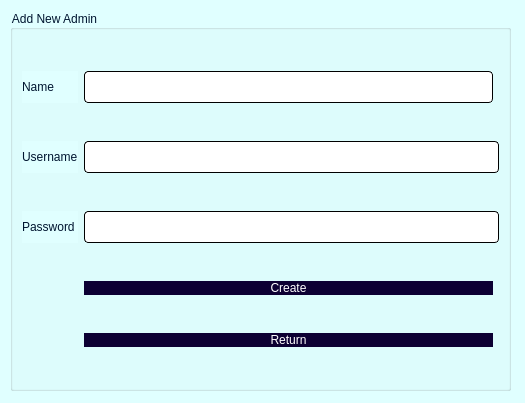
<?xml version="1.0" encoding="UTF-8"?>
<ui version="4.0">
 <class>signUp</class>
 <widget class="QDialog" name="signUp">
  <property name="geometry">
   <rect>
    <x>0</x>
    <y>0</y>
    <width>525</width>
    <height>403</height>
   </rect>
  </property>
  <property name="windowTitle">
   <string>Dialog</string>
  </property>
  <property name="styleSheet">
   <string notr="true">background-color: rgb(224, 255, 255);</string>
  </property>
  <widget class="QGroupBox" name="groupBox">
   <property name="geometry">
    <rect>
     <x>10</x>
     <y>10</y>
     <width>501</width>
     <height>381</height>
    </rect>
   </property>
   <property name="styleSheet">
    <string notr="true">font: 700 20pt &quot;Yu Gothic&quot;;
border-color: rgb(196, 178, 255);
border-color: rgb(170, 0, 255);
color: rgb(0, 21, 48);</string>
   </property>
   <property name="title">
    <string>Add New Admin</string>
   </property>
   <layout class="QGridLayout" name="gridLayout">
    <item row="0" column="1">
     <widget class="QLineEdit" name="name">
      <property name="styleSheet">
       <string notr="true">QLineEdit{
	background-color: rgb(255, 255, 255);
	 border: 1px  solid;
     border-radius: 4px;
	font: 24px
}</string>
      </property>
     </widget>
    </item>
    <item row="1" column="0">
     <widget class="QLabel" name="label">
      <property name="styleSheet">
       <string notr="true">font: 700 20pt &quot;Lato&quot;;</string>
      </property>
      <property name="text">
       <string>Username</string>
      </property>
     </widget>
    </item>
    <item row="3" column="1" colspan="2">
     <widget class="QLineEdit" name="password">
      <property name="styleSheet">
       <string notr="true">QLineEdit{
	background-color: rgb(255, 255, 255);
	 border: 1px  solid;
     border-radius: 4px;
	font: 24px
}</string>
      </property>
      <property name="inputMethodHints">
       <set>Qt::ImhHiddenText|Qt::ImhNoAutoUppercase|Qt::ImhNoPredictiveText|Qt::ImhSensitiveData</set>
      </property>
      <property name="text">
       <string/>
      </property>
      <property name="echoMode">
       <enum>QLineEdit::Password</enum>
      </property>
     </widget>
    </item>
    <item row="4" column="1">
     <widget class="QPushButton" name="createButton">
      <property name="styleSheet">
       <string notr="true">QPushButton{
border-radius:15px;
padding : 0 4px;
background: #0c0033;
border -radius:10px;
color: rgb(255, 255, 255);
font: 15pt &quot;Lato&quot;;
}
QPushButton:hover:!pressed
{

background:#ababab;
}
QToolButton
{

border-radius:10px;
bacground:red;
color:red;
}

QPushButton:pressed
{
              font-size: 19px;
              transition: 0.9s; 
}</string>
      </property>
      <property name="text">
       <string>Create</string>
      </property>
     </widget>
    </item>
    <item row="0" column="0">
     <widget class="QLabel" name="label_2">
      <property name="styleSheet">
       <string notr="true">font: 700 20pt &quot;Lato&quot;;</string>
      </property>
      <property name="text">
       <string>Name</string>
      </property>
     </widget>
    </item>
    <item row="1" column="1" colspan="2">
     <widget class="QLineEdit" name="username">
      <property name="styleSheet">
       <string notr="true">QLineEdit{
	background-color: rgb(255, 255, 255);
	 border: 1px  solid;
     border-radius: 4px;
	font: 24px
}</string>
      </property>
     </widget>
    </item>
    <item row="3" column="0">
     <widget class="QLabel" name="label_3">
      <property name="styleSheet">
       <string notr="true">font: 700 20pt &quot;Lato&quot;;</string>
      </property>
      <property name="text">
       <string>Password</string>
      </property>
     </widget>
    </item>
    <item row="5" column="1">
     <widget class="QPushButton" name="backButton">
      <property name="styleSheet">
       <string notr="true">QPushButton{
border-radius:15px;
padding : 0 4px;
background: #0c0033;
border -radius:10px;
color: rgb(255, 255, 255);
font: 15pt &quot;Lato&quot;;
}
QPushButton:hover:!pressed
{

background:#ababab;
}
QToolButton
{

border-radius:10px;
bacground:red;
color:red;
}

QPushButton:pressed
{
              font-size: 19px;
              transition: 0.9s; 
}</string>
      </property>
      <property name="text">
       <string>Return</string>
      </property>
     </widget>
    </item>
   </layout>
  </widget>
 </widget>
 <resources/>
 <connections/>
</ui>
